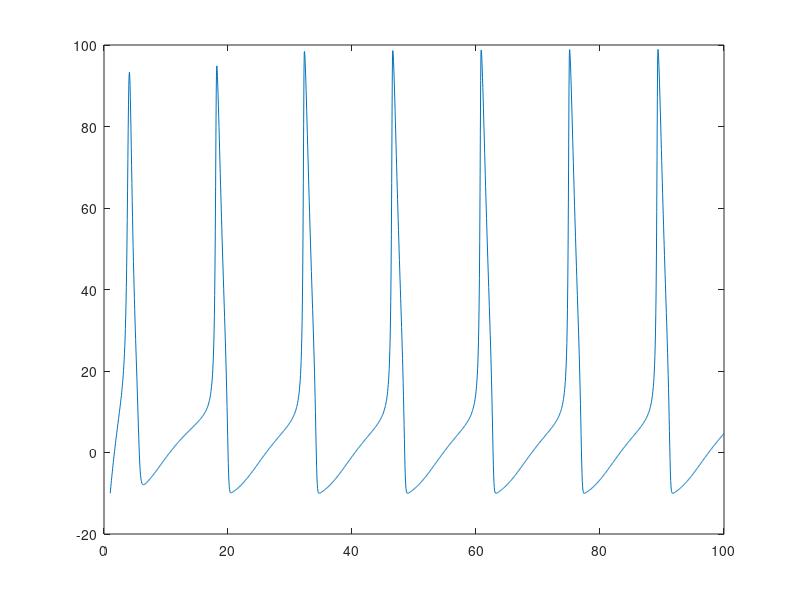

Write MATLAB code to recreate this figure.
%----------------------------------------------------
% Name: Rajkumar Conjeevaram Mohan
% Email: Rajkumar.Conjeevaram-Mohan14@imperial.ac.uk
% File Name: HH_Euler.m
%----------------------------------------------------

function HH_Euler
    
    dt = 0.05;
    Tmin = 1;
    Tmax = 100;
    T = Tmin:dt:Tmax;
    
    g_na = 120;
    g_k = 36;
    g_l = 0.3;
    
    e_na = 115;
    e_k = -12;
    e_l = 10.6;
    
    I = 10; % Base (Dendritic) current
    
    v(1) = -10;
    m = 0;
    n = 0;
    h = 0;
    
    for t = 1:length(T)-1
        
        dm_alpha = (2.5-0.1*v(t))/(exp(2.5-0.1*v(t))-1);
        dm_beta = 4*exp(-v(t)/18);
        dm =  dm_alpha* (1-m) -dm_beta * m;
        m = m + dt*dm;
        
        dn_alpha = (0.1-0.01*v(t))/(exp(1-0.1*v(t))-1);
        dn_beta = 0.125*exp(-v(t)/80);
        dn = dn_alpha*(1-n)-dn_beta*n;
        n = n + dt*dn;
        
        dh_alpha = 0.07*exp(-v(t)/20);
        dh_beta = 1/(exp(3-0.1*v(t))+1);
        dh = dh_alpha*(1-h)-dh_beta*h;
        h = h + dt*dh;
        
        i_k = g_na*m^3*h*(v(t)-e_na)+g_k*n^4*(v(t)-e_k)+g_l*(v(t)-e_l);
        v(t+1) = v(t) + dt*(-i_k+I);
        
    end
    plot(T,v);
end